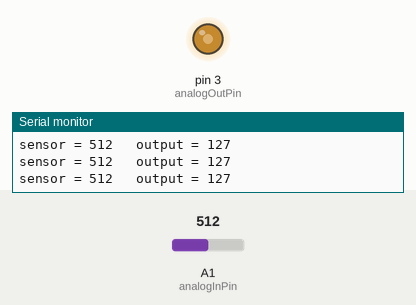
The sketch below on a simulated Arduino Uno, built with avr-gcc and run on an emulated ATmega328P. Parts: output pins drawn as LEDs (lit = HIGH), the last lines printed to the serial monitor. Inputs (shaded band) come from the test bench; at power-on: A1 (analogInPin) = 512.

Above: at 1.2 s.
1.3 s: A1 (analogInPin) set to 716
At 2.0 s:
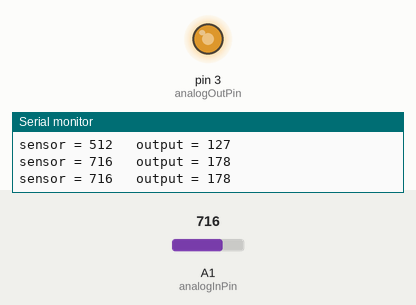
3.0 s: A1 (analogInPin) set to 900
At 4.2 s:
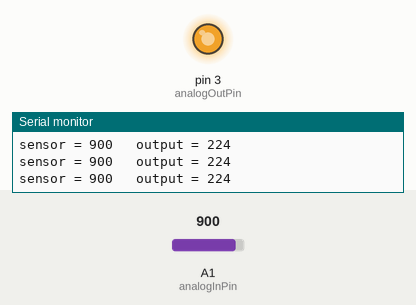
4.5 s: A1 (analogInPin) set to 122
At 5.7 s:
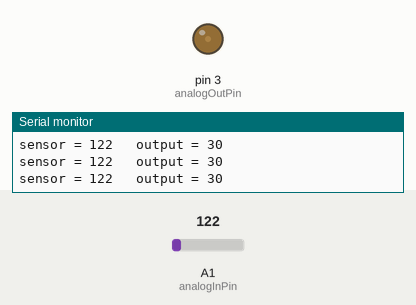
6.0 s: A1 (analogInPin) set to 0
At 7.0 s:
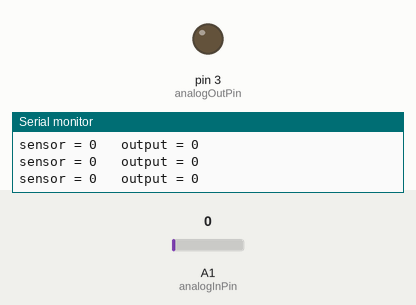
7.5 s: A1 (analogInPin) set to 511
At 8.3 s:
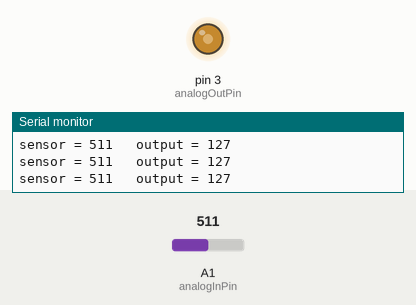
Timing chart, 0 to 10.0 s (numbered marks = the images above; inputs shaded):
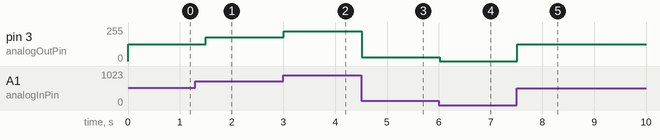

Measured:
- after the input at 1.3 s, pin 3 (analogOutPin): 127/255 → 178/255 after 0.20 s
- after the input at 3.0 s, pin 3 (analogOutPin): 178/255 → 224/255 at once
- after the input at 4.5 s, pin 3 (analogOutPin): 224/255 → 30/255 at once
- after the input at 6.0 s, pin 3 (analogOutPin): 30/255 → 0/255 at once
- after the input at 7.5 s, pin 3 (analogOutPin): 0/255 → 127/255 at once

The sketch:

Touch2.ino
```cpp
const int analogInPin = A1;
const int analogOutPin = 3;

int sensorValue = 0;
int outputValue = 0;

void setup() {
  Serial.begin(9600);
}

void loop() {
  sensorValue = analogRead(analogInPin);
  outputValue = map(sensorValue, 0, 1023, 0, 255);
  analogWrite(analogOutPin, outputValue);

  // print the results to the serial monitor:
  Serial.print("sensor = " );
  Serial.print(sensorValue);
  Serial.print("\t output = ");
  Serial.println(outputValue);
  delay(250);
}
```
